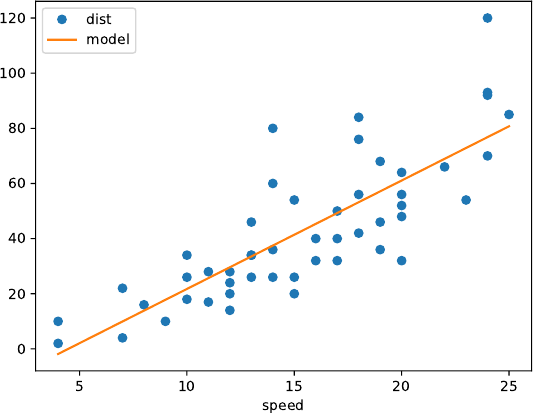

This chart was generated by the following Python code:
# データの準備
import statsmodels.api as sm
my_data = sm.datasets.get_rdataset('cars', 'datasets').data
X, y = my_data[['speed']], my_data['dist']

# モデルの指定
from sklearn.linear_model import LinearRegression
my_model = LinearRegression()

# モデルをデータにフィットさせる．
my_model.fit(X, y)

import numpy as np
import pandas as pd
tmp = pd.DataFrame({'speed': np.linspace(min(my_data.speed),
                                         max(my_data.speed),
                                         100)})
tmp['model'] = my_model.predict(tmp)

pd.concat([my_data, tmp]).plot(
    x='speed', style=['o', '-'])

import matplotlib.pyplot as plt
plt.savefig('07-p-lm.pdf')
